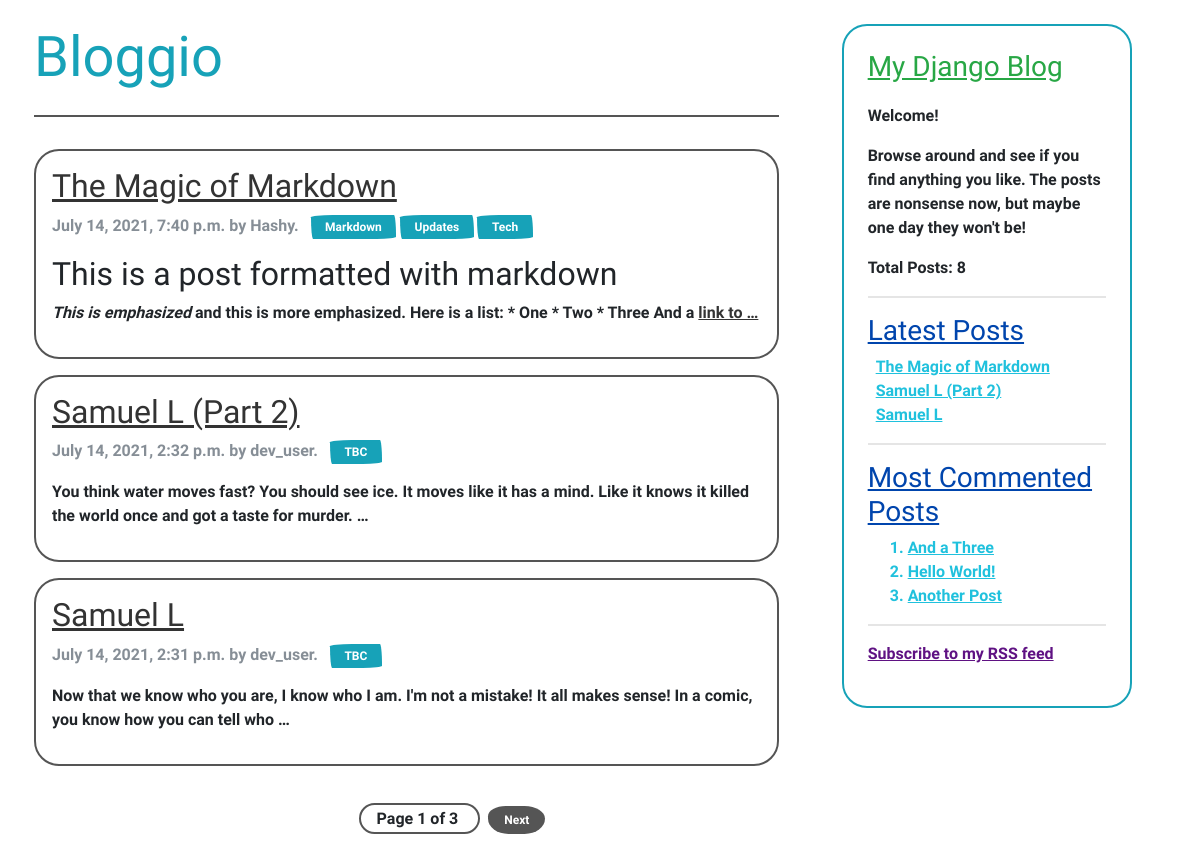
Screenshot of /blog/ with the database file from the repository.
### blog/models.py (models this page shows, shortened)
class Post(models.Model):
    STATUS_CHOICES = (
        ('draft', 'Draft'),
        ('published', 'Published'),
    )
    id = models.AutoField(primary_key=True)
    title = models.CharField(max_length=250)
    slug = models.SlugField(max_length=250,
                            unique_for_date='publish')
    author = models.ForeignKey(User,
                               on_delete=models.CASCADE,
                               related_name='blog_posts')
    body = models.TextField()
    publish = models.DateTimeField(default=timezone.now)
    created = models.DateTimeField(auto_now_add=True)
    updated = models.DateTimeField(auto_now=True)
    status = models.CharField(max_length=10,
                              choices=STATUS_CHOICES,
                              default='draft')
    votes = models.IntegerField(default=0)
    tags = TaggableManager()
    objects = models.Manager()
    published = PublisherManager()
    class Meta:
        ordering = ('-publish', )
    def get_absolute_url(self):
        return reverse('blog:post_detail',
                       args=[self.publish.year,
                             self.publish.month,
                             self.publish.day,
                             self.slug])

### blog/views.py (the view)
# urls.py: path('', views.post_list, name='post_list'),
def post_list(request, tag_slug=None):
    posts_list = Post.published.all()
    tag = None
    if tag_slug:
        tag = get_object_or_404(Tag, slug=tag_slug)
        posts_list = posts_list.filter(tags__name__in=[tag])
    paginator = Paginator(posts_list, 3)
    page = request.GET.get('page')
    try:
        posts = paginator.page(page)
    except PageNotAnInteger:
        posts = paginator.page(1)
    except EmptyPage:
        posts = paginator.page(paginator.num_pages)
    return render(request,
                  'blog/post/list.html',
                  { 'posts': posts, 'page': page, 'tag': tag })

### blog/models.py (called while the page is built)
    def get_queryset(self):
        return super(PublisherManager, self).get_queryset()\
                .filter(status='published')

### blog/templatetags/blog_tags.py (called while the page is built)
@register.simple_tag
def total_posts():
    return Post.published.count()

@register.inclusion_tag('blog/post/latest_posts.html')
def show_latest_posts(count=5):
    latest_posts = Post.published.order_by('-publish')[:count]
    return {'latest_posts': latest_posts}

@register.filter(name='markdown')
def markdown_format(text):
    return mark_safe(markdown.markdown(text))

@register.simple_tag
def get_most_commented_posts(count=5):
    return Post.published.annotate(
                total_comments=Count('comments')
            ).order_by('-total_comments')[:count]

### blog/templates/blog/post/list.html (shortened to what this page needs)
{% extends "blog/base.html" %}
{% load blog_tags %}
{% block content %}
    <a href="/blog" class="text-decoration-none">
        <h1 class="display-4 text-info mt-4 pb-4 border-bottom border-secondary">
            Bloggio
        </h1>
    </a>
    <div class="d-flex flex-column my-4">
        {% for post in posts %}
            <div class="border rounded  border-secondary my-2 p-3">
                <h2 class="">
                    <a href="{{ post.get_absolute_url }}">
                        {{ post.title }}
                    </a>
                </h2>
                <p class="text-muted">
                    <span class="mr-2">{{ post.publish }} by {{ post.author }}.</span>
                    <span class="tags">
                        {% for tag in post.tags.all %}
                            <span class="badge bg-info text-wrap">
                                <a  href="{% url 'blog:post_list_by_tag' tag.slug %}"
                                    class="text-decoration-none text-light">
                                    {{ tag.name }}
                                </a>
                            </span>
                        {% endfor %}
                    </span>
                </p>
                {{  post.body | markdown | truncatewords_html:30 }}
            </div>
        {% endfor %}
    </div>
    {% include "./components/pagination.html" with page=posts %}
{% endblock %}

### blog/templates/blog/base.html (shortened to what this page needs)
{% load static %}
<!DOCTYPE html>
<html lang="en" >
<head>
    <link href="{% static 'css/bootstrap.min.css' %}"  rel="stylesheet" >
    <link href="{% static 'css/blog.css' %}"  rel="stylesheet" >
</head>
<body>
    <div class="container-lg content px-1">
        <div class="row">
            <div class="col-8">
                {% block content %}{% endblock %}
            </div>
            {% include './components/sidecard.html' %}
        </div>
    </div>
</body>
</html>

### blog/templates/blog/post/components/pagination.html (shortened to what this page needs)
<div class="pagination d-flex justify-content-center">
    <div class="btn-group">
        <span class="step-links">
            <span class="px-3 py-1 border border-secondary border-2 rounded-pill current">
                Page {{ page.number }} of {{ page.paginator.num_pages }}
            </span>
            {% if page.has_next %}
                <span class="m-2 px-3 py-2 badge badge-pill badge-secondary">
                    <a  class="text-light text-decoration-none"
                        href="?page={{ page.next_page_number }}">
                        Next
                    </a>
                </span>
            {% else %}
                <span class="invisible m-2 px-3 py-2 badge badge-pill badge-secondary">
                    <div  class="text-light text-decoration-none">Next</div>
                </span>
            {% endif %}
        </span>
    </div>
</div>

### blog/templates/blog/components/sidecard.html
{% load blog_tags %}
<div class="col-3 card border-info rounded mt-4 ml-5 p-1 h-50">
    <div class="card-body">
        <h4 class="card-title h3 pb-2 text-success"><ins>My Django Blog</ins></h4>
        <p class="card-text">Welcome!</p>
        <p class="card-text">
            Browse around and see if you find anything you like. The posts are nonsense now, but maybe one day they won't be!
        </p>
        <p><strong>Total Posts:</strong> {% total_posts %}</p>
        <hr>
        <div>
            <h3 class="my-2 dark-blue"><ins>Latest Posts</ins></h3>
            {% show_latest_posts 3 %}
        </div>
        <hr>
        <div class="my-2">
            <h3 class="dark-blue"><ins>Most Commented Posts</ins></h3>
            {% get_most_commented_posts 3 as most_commented_posts %}
            <ol>
                {% for post in most_commented_posts %}
                    <li class="light-blue">
                        <a  href="{{ post.get_absolute_url }}"
                            class="light-blue">
                            {{ post.title }}
                        </a>
                    </li>
                {% endfor %}
            </ol>
        </div>
        <hr>
        <div class="my-2">
            <p>
                <a href="{% url 'blog:post_feed' %}" class="purple">
                    Subscribe to my RSS feed
                </a>
            </p>
        </div>
    </div>
</div>

### blog/templates/blog/post/latest_posts.html
<ul class="list-unstyled">
    {% for post in latest_posts %}
        <li class="pl-2">
            <a href="{{ post.get_absolute_url }}" class="light-blue">
                {{ post.title }}
            </a>
        </li>
    {% endfor %}
</ul>

### blog/static/css/blog.css (style rules this page uses)
.light-blue { color: rgb(32, 193, 221); }
.dark-blue { color: rgb(0, 69, 173); }
.purple { color: rgb(95, 18, 131); }

### rows the page displays
Post: title "The Magic of Markdown", publish "July 14, 2021, 7:40 p.m.", author "Hashy", body "This is a post formatted with markdown This is emphasized and this is more emphasized . Here is a list: * One * Two * Three And a link to …"
Tag: name "Markdown"
Tag: name "Updates"
Tag: name "Tech"
Post: title "Samuel L (Part 2)", publish "July 14, 2021, 2:32 p.m.", author "dev_user", body "You think water moves fast? You should see ice. It moves like it has a mind. Like it knows it killed the world once and got a taste for murder. …"
Tag: name "TBC"
Post: title "Samuel L", publish "July 14, 2021, 2:31 p.m.", author "dev_user", body "Now that we know who you are, I know who I am. I'm not a mistake! It all makes sense! In a comic, you know how you can tell who …"
Post: title "And a Three"
Post: title "Hello World!"
Post: title "Another Post"

### other values shown
{{ page.number }} "1"
{{ page.paginator.num_pages }} "3"
